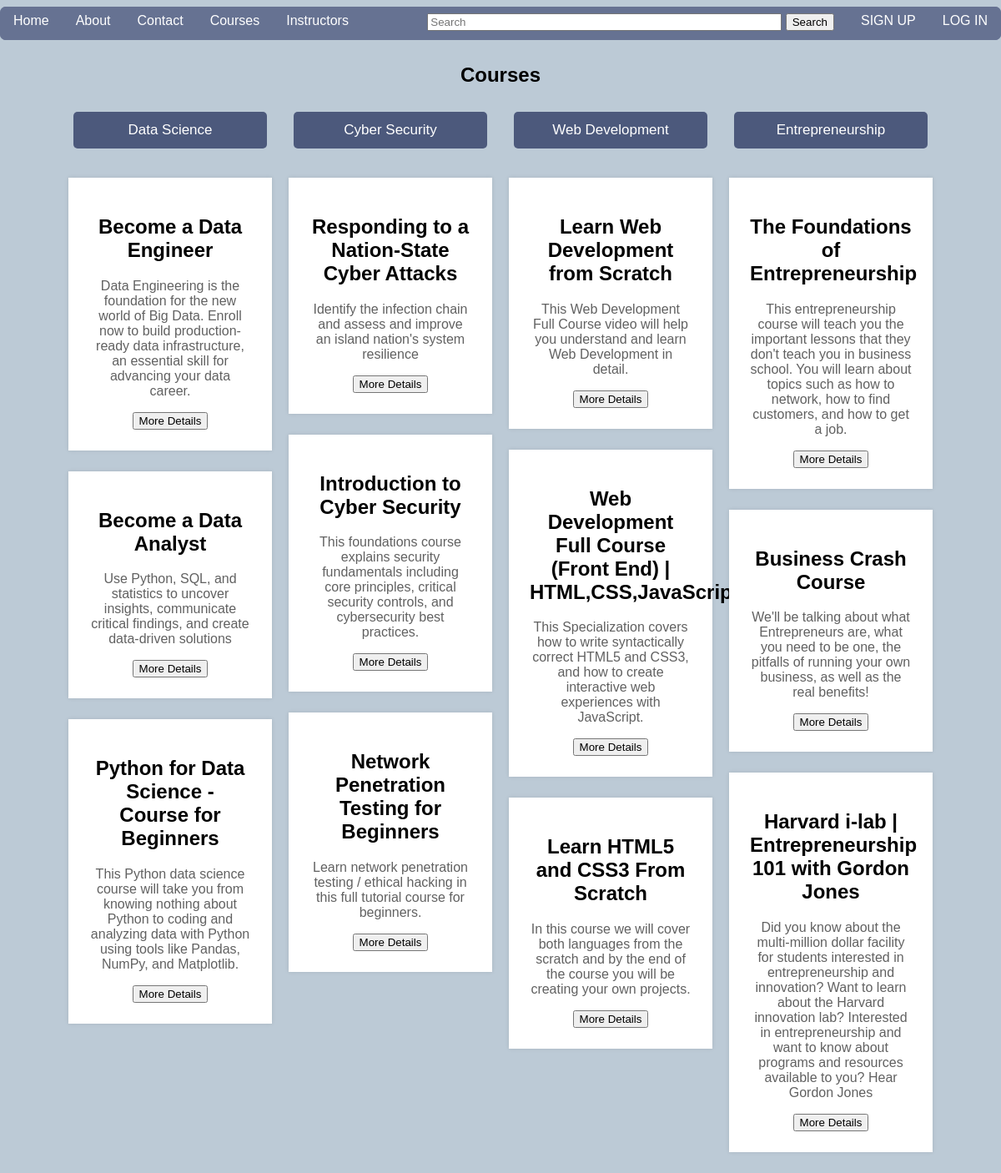
/courses.php, run on the app's committed database.
### tables this page shows
CREATE TABLE `courses` (
  `ID` int(11) NOT NULL,
  `Name` text NOT NULL,
  `Description` text NOT NULL,
  `Category` varchar(40) NOT NULL,
  `Duration` int(11) NOT NULL,
  `Price` float NOT NULL,
  `IntroVideo` text NOT NULL,
  `InstructorID` int(11) NOT NULL
);

### courses.php (the view, shortened to what this page needs)
<?php
$hostname = "localhost";
$user = "root";
$pass = "";
$dbname = "learnonline";
$dbc = mysqli_connect($hostname, $user, $pass, $dbname) or die('could not connect to database');
mysqli_set_charset($dbc, "utf8");
$query = mysqli_query($dbc, "select DISTINCT Category from courses");
while ($category_row = mysqli_fetch_assoc($query)) {
    $categories[] = $category_row;
}
?>
<!DOCTYPE html>
<html lang='en'>
<head>
    <link rel='stylesheet' href='styles.css'>
</head>
<body>
<nav class="bar">
        <a href="HomePage.php" class="button bar-item">Home</a>
        <a href="about.php" class="button bar-item">About</a>
        <a href="contact.php" class="button bar-item">Contact</a>
        <a href="courses.php" class="button bar-item">Courses</a>
        <a href="instructors.php" class="button bar-item">Instructors</a>
        <?php
        if (isset($_SESSION['loggedin'])) {
            echo '<a href="my_courses.php" class="button bar-item">My Courses</a>';
            echo '<a href="logout.php" class="button bar-item-right">Logout</a>';
            echo '<a href="my_profile.php" class="button bar-item-right">My Profile</a>';
        } else {
            echo '<a href="Login.php" class="button bar-item-right">LOG IN</a>
            <a href="register.php" class="button bar-item-right">SIGN UP</a>';
        }
        ?>
        <form class="bar-item-right" method="post" action="search.php">
            <input type="text" size="50px" placeholder="Search" name="search_text">
            <input type="submit" value="Search" name="Search">
        </form>
    </nav>
    <div class='flex-center'>
        <h2>Courses</h2>
    </div>
    <div class='flex-center'>
        <?php
        foreach ($categories as $categ) {
            $category = $categ['Category'];
            echo "
        <div style='width: 22%'>
            <div class='flex-center'>
                <p class='page-button'>$category</p>
            </div>";
            $query = mysqli_query($dbc, "SELECT * FROM courses WHERE Category = '$category'");
            $courses = array();
            while ($course_row = mysqli_fetch_assoc($query))
                $courses[] = $course_row;
            foreach ($courses as $course) {
                $name = $course['Name'];
                $desc = $course['Description'];
                $id = $course['ID'];
                echo "
                <form action='course_1.php' method='post'>
             <div class='card-box'>
                <h2>$name</h2>
                <p>$desc </p>
                <input type='text' name='course_id'  value='$id' style='display:none'>
                <input type='submit' value='More Details' name='open_course'>
                </form>
            </div>";
            }
        }
        ?>
</body>
</html>

### styles.css (style rules this page uses)
html { background-color: #bccad6; -webkit-background-size: cover; -moz-background-size: cover; -o-background-size: cover; background-size: cover; height: 100%; padding: 0px; margin: 0px; }
body { height: 100%; padding: 0px; margin: 0px; }
* { font-family: 'Trebuchet MS', sans-serif; }
.bar { color: white; background-color: #667292; width: 100%; height: 40px; overflow: hidden; border-radius: 7px; margin: 8px 0px; }
.bar-item { padding: 8px 16px; float: left; width: auto; height: 100%; vertical-align: middle; }
.button { background-color: inherit; color: inherit; text-decoration: none; }
.bar-item-right { padding: 8px 16px; float: right; width: auto; height: 100%; vertical-align: middle; }
.flex-center { display: flex; justify-content: center; flex-wrap: wrap; }
.page-button { vertical-align: middle; font-size: 17px; border: none; border-radius: 5px; display: inline-block; text-decoration: none; text-align: center; color: white; background-color: #4c597c; padding: 12px 24px; margin-top: 10px; width: 70%; margin-bottom: 10px; }
p { margin-top: 0; color: #616161; font-family: 'Trebuchet MS', sans-serif; }
.card-box { box-shadow: 0 0 5px 0 rgb(0 0 0 / 10%); margin: 25px 0; padding: 25px; background-color: #fff; box-sizing: border-box; text-align: center; margin-right: 10px; margin-left: 10px; }

### data on the page
courses: Name "Become a Data Engineer", Description "Data Engineering is the foundation for the new world of Big Data. Enroll now to build production-ready data infrastructure, an essential skill for advancing your data career."
courses: Name "Become a Data Analyst", Description "Use Python, SQL, and statistics to uncover insights, communicate critical findings, and create data-driven solutions"
courses: Name "Python for Data Science - Course for Beginners", Description "This Python data science course will take you from knowing nothing about Python to coding and analyzing data with Python using tools like Pandas, NumPy, and Matplotlib."
courses: Name "Responding to a Nation-State Cyber Attacks", Description "Identify the infection chain and assess and improve an island nation's system resilience"
courses: Name "Introduction to Cyber Security", Description "This foundations course explains security fundamentals including core principles, critical security controls, and cybersecurity best practices."
courses: Name "Network Penetration Testing for Beginners", Description "Learn network penetration testing / ethical hacking in this full tutorial course for beginners."
courses: Name "Learn Web Development from Scratch", Description "This Web Development Full Course video will help you understand and learn Web Development in detail."
courses: Name "Web Development Full Course (Front End) | HTML,CSS,JavaScript", Description "This Specialization covers how to write syntactically correct HTML5 and CSS3, and how to create interactive web experiences with JavaScript."
courses: Name "Learn HTML5 and CSS3 From Scratch", Description "In this course we will cover both languages from the scratch and by the end of the course you will be creating your own projects."
courses: Name "The Foundations of Entrepreneurship", Description "This entrepreneurship course will teach you the important lessons that they don't teach you in business school. You will learn about topics such as how to network, how to find customers, and how to get a job."
courses: Name "Business Crash Course", Description "We'll be talking about what Entrepreneurs are, what you need to be one, the pitfalls of running your own business, as well as the real benefits!"
courses: Name "Harvard i-lab | Entrepreneurship 101 with Gordon Jones", Description "Did you know about the multi-million dollar facility for students interested in entrepreneurship and innovation? Want to learn about the Harvard innovation lab? Interested in entrepreneurship and want to know about programs and resources available to you? Hear Gordon Jones"

### other printed values
$category "Data Science"
$category "Cyber Security"
$category "Web Development"
$category "Entrepreneurship"
